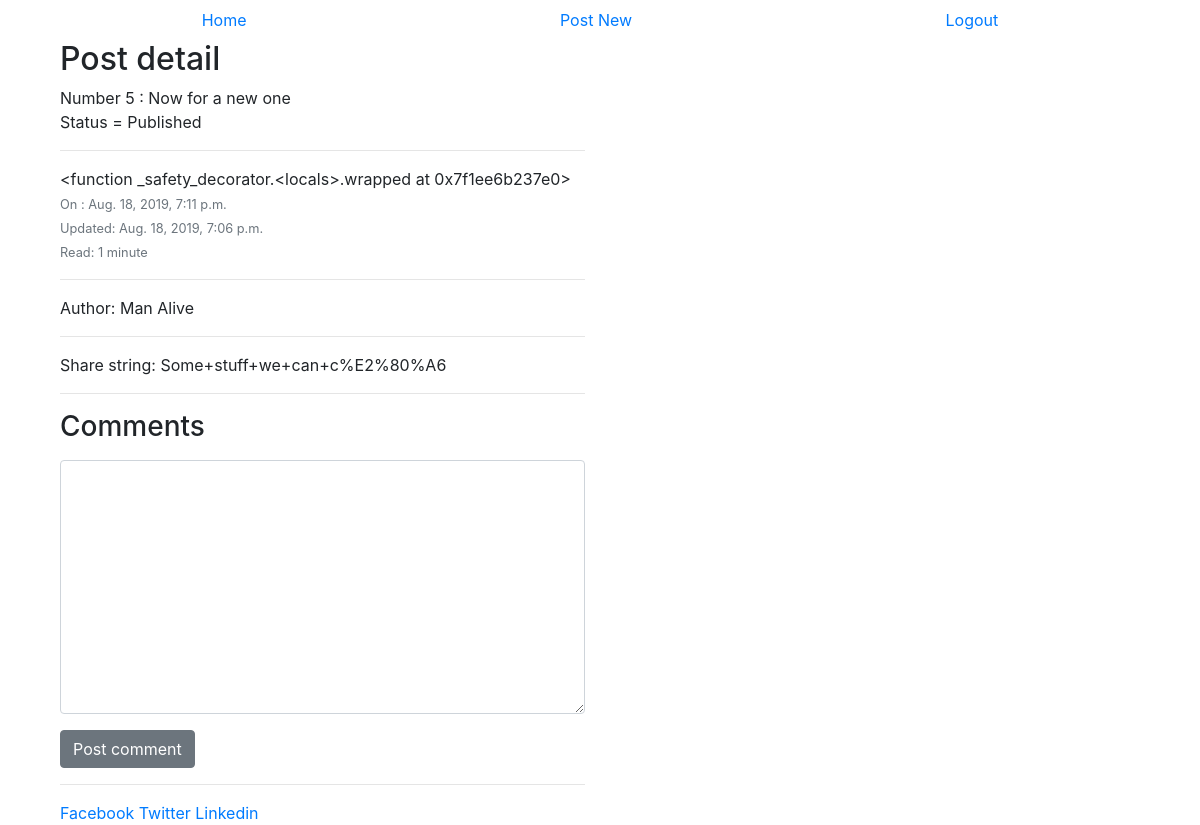
The app's page /now-for-a-new-one/ (signed in), older data.
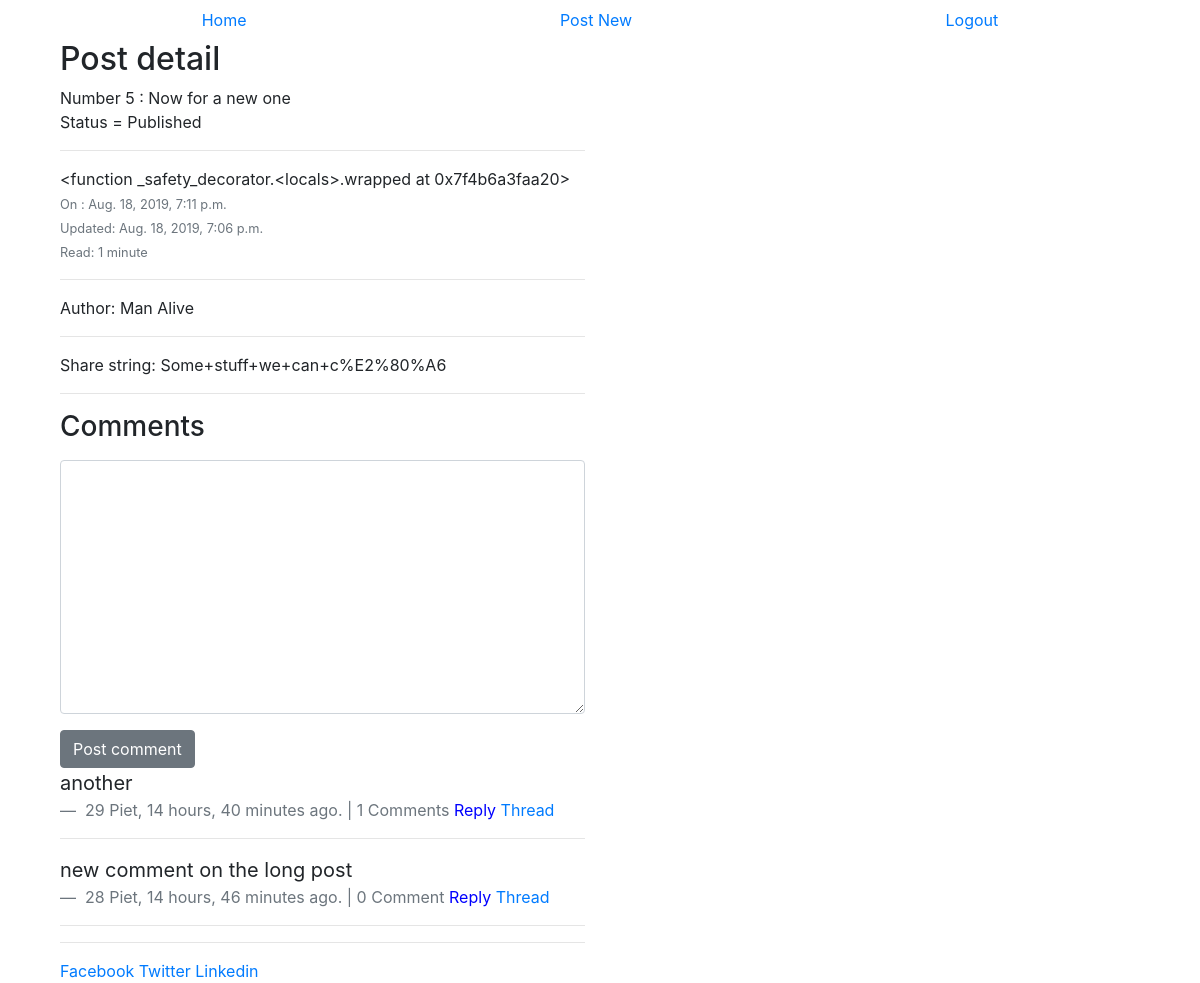
The same page, newer data.
### work_posts/models.py (models this page shows, shortened)
class Post(models.Model):
    user = models.ForeignKey(settings.AUTH_USER_MODEL, default=1)
    title = models.CharField(max_length=150)
    slug = models.SlugField(unique=True)
    image = models.ImageField(upload_to=upload_location,
                              null=True,
                              blank=True,
                              height_field='height_field',
                              width_field='width_field')
    height_field = models.IntegerField(default=0)
    width_field = models.IntegerField(default=0)
    content = models.TextField()
    draft = models.BooleanField(default=False)
    publish = models.DateField(auto_now=False, auto_now_add=False, blank=True, null=True)
    read_time = models.IntegerField(default=0)
    create_date = models.DateTimeField(auto_now=True, auto_now_add=False)
    update_date = models.DateTimeField(auto_now=False, auto_now_add=True)
    objects = PostManager() # this instanciated the class
    class Meta:
        ordering = ["-create_date"] # will govern the sort order
    def get_markdown(self):
        content = self.content
        marked_down = markdown(content)
        return mark_safe(marked_down) # now it is marked safe and the html will be rendered
    @property
    def get_content_type(self):
        instance = self
        content_type = ContentType.objects.get_for_model(instance.__class__)
        return content_type

### comments/models.py (models this page shows, shortened)
class Comment(models.Model):
    user = models.ForeignKey(settings.AUTH_USER_MODEL, default=1)
    content_type = models.ForeignKey(ContentType, on_delete=models.CASCADE)
    object_id = models.PositiveIntegerField()
    content_object = GenericForeignKey('content_type', 'object_id')
    parent = models.ForeignKey('self', null=True, blank=True)
    content = models.TextField()
    timestamp = models.DateTimeField(auto_now=True, auto_now_add=False)
    objects = CommentManager()
    class Meta:
        ordering = ['-timestamp']
    def get_absolute_url(self):
        return reverse("comments:thread", kwargs={"id": self.id})
    def children(self):
        return Comment.objects.filter(parent=self)

### work_posts/views.py (the view, shortened to what this page needs)
# urls.py: url(r'^(?P<slug>[\w-]+)/$', views.post_detail, name = 'detail'),
@login_required
def post_detail(request, slug=None):
    print(f'Post|detail|user = {request.user.username}')
    instance = get_object_or_404(Post, slug=slug)   # can use any parameter in the model
    if instance.draft or is_published(instance.publish):
        if not request.user.is_superuser or not request.user.is_staff:
            raise Http404
    share_string = quote_plus(instance.content)
    comments = Comment.objects.filter_by_instance(instance)
    initial_data = {
        "content_type": instance.get_content_type,
        "object_id": instance.id
    }
    print(initial_data)
    comment_form = CommentForm(request.POST or None, initial=initial_data)
    context = {
        'instance': instance,
        'title': instance.title,
        'form': comment_form,
        'share_string': share_string,
        'comments': comments,
        'content':''
    }
    return render(request, 'post_detail.html', context)

### comments/forms.py (shortened to what this page needs)
class CommentForm(forms.Form):
    content_type = forms.CharField(widget=forms.HiddenInput)
    object_id = forms.IntegerField(widget=forms.HiddenInput)
    content = forms.CharField(label='', widget=forms.Textarea)

### comments/models.py (called while the page is built)
    def filter_by_instance(self, instance):
        content_type = ContentType.objects.get_for_model(instance.__class__)
        obj_id = instance.id
        qs = super(CommentManager, self).filter(content_type=content_type, object_id=obj_id).filter(parent=None)
        return qs

### work_posts/templatetags/urlify.py (called while the page is built)
@register.filter
def urlify(value):
    return quote_plus(value)

### work_posts/views.py (called while the page is built)
def is_published(publish_date):
    if publish_date != None:
        if publish_date >  timezone.now().date():
            return True
    return False

### templates/post_detail.html (shortened to what this page needs)
{% extends "base.html" %}
{% load crispy_forms_tags %}
{% load urlify %}
{% block content %}
<div class="col-sm-6 col-sm-offset-3">
<h2>Post detail</h2>
    <p>
        Number {{ instance.id }} : {{ instance.title }}<br/>
        Status =
        {% if instance.draft %}
            <span style="color:red;">Draft</span>
        {% else %}
            Published
        {% endif %}
        <br><hr/>
        {{ instance.get_markdown | truncatewords_html:8 }}
        <small class="text-muted"> On : {{ instance.create_date }}<br/>
            Updated: {{ instance.update_date }}<br/>
            Read: {{instance.read_time}} minute{% if instance.read_time > 1 %}s{% endif %}<br/>
        </small>
    </p><hr/>
    {% if instance.user.get_full_name %}
        <p>Author: {{ instance.user.get_full_name }}</p>
    {% else %}
        <p>{{ instance.user.name }}</p>
    {% endif %}
    <hr/>
    Share string:
    {{ instance.content|truncatechars:20|urlify }}<br/>
    <p><div class="fb-like" data-href="{{ request.build_absolute_uri }}" data-layout="button_count" data-action="like" data-show-faces="true" data-share="true"></div>
    <div>
        <hr/>
        <p class="lead"><h3>Comments</h3></p>
        {% if request.user.is_authenticated %}
        <form method="POST" action="." >{% csrf_token %}
            {{ form|crispy }}
            <input type="submit" value="Post comment" class="btn btn-secondary">
        </form>
        {% else %}
        <p>You must log in to comment</p>
        {% endif %}
        {% for comment in comments %}
            <blockquote class="blockquote">
                <p class="mb-0">{{ comment.content }} </p>
                <footer class="blockquote-footer"> {{ comment.id }} {{ comment.user }}, {{comment.timestamp|timesince }} ago. |
                    {{ comment.children.count}} Comment{% if comment.children.count > 0 %}s{% endif %}
                <a class="comment-reply-btn" href="#">Reply  </a><a href="{{ comment.get_absolute_url }}">Thread</a> </footer>
            </blockquote><hr/>
        {% endfor %}
    </div>
    <hr/>
    <a href="https://www.facebook.com/sharer/sharer.php?u={{ request.build_absolute_uri }}"> Facebook </a>
    <a href="https://twitter.com/home?status={{ instance.content|truncatechars:80|urlify  }}%20{{ request.build_absolute_uri }}">
         Twitter</a>
    <a href="https://www.linkedin.com/shareArticle?mini=true&url={{ request.build_absolute_uri }}&
        title={{ instance.title }}%20&summary={{ instance.content|truncatechars:80|urlify  }}%20&source={{ request.build_absolute_uri }}">
         Linkedin</a>
</div>
{% endblock content%}

Row changes from the older to the newer data that the page shows:
computed for Post "Now for a new one": get_markdown "<function _safety_decorator.<locals>.wrapped at 0x7f1ee6b237e0>" → "<function _safety_decorator.<locals>.wrapped at 0x7f4b6a3faa20>"
added Comment: content "another", id "29", user "Piet", timestamp "14 hours, 40 minutes", children.count "1"
added Comment: content "new comment on the long post", id "28", user "Piet", timestamp "14 hours, 46 minutes", children.count "0"
